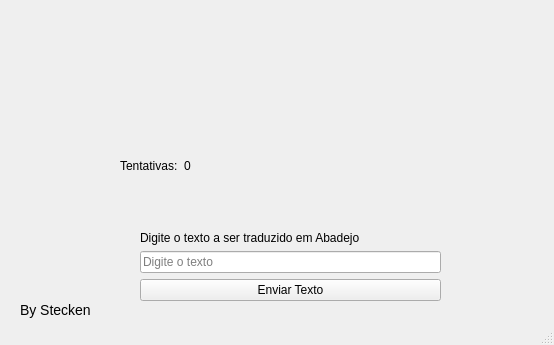
<?xml version="1.0" encoding="UTF-8"?>
<ui version="4.0">
 <class>MainWindow</class>
 <widget class="QMainWindow" name="MainWindow">
  <property name="windowModality">
   <enum>Qt::NonModal</enum>
  </property>
  <property name="geometry">
   <rect>
    <x>0</x>
    <y>0</y>
    <width>554</width>
    <height>345</height>
   </rect>
  </property>
  <property name="minimumSize">
   <size>
    <width>554</width>
    <height>345</height>
   </size>
  </property>
  <property name="maximumSize">
   <size>
    <width>554</width>
    <height>345</height>
   </size>
  </property>
  <property name="windowTitle">
   <string>Conversor Abadejo Alpha</string>
  </property>
  <property name="windowIcon">
   <iconset resource="res.qrc">
    <normaloff>:/images/gui.png</normaloff>:/images/gui.png</iconset>
  </property>
  <property name="toolTip">
   <string/>
  </property>
  <property name="layoutDirection">
   <enum>Qt::LeftToRight</enum>
  </property>
  <widget class="QWidget" name="centralwidget">
   <widget class="QLabel" name="label">
    <property name="geometry">
     <rect>
      <x>120</x>
      <y>0</y>
      <width>331</width>
      <height>151</height>
     </rect>
    </property>
    <property name="text">
     <string/>
    </property>
    <property name="pixmap">
     <pixmap resource="res.qrc">:/images/guij.jpg</pixmap>
    </property>
   </widget>
   <widget class="QWidget" name="verticalLayoutWidget">
    <property name="geometry">
     <rect>
      <x>140</x>
      <y>230</y>
      <width>301</width>
      <height>71</height>
     </rect>
    </property>
    <layout class="QVBoxLayout" name="verticalLayout">
     <item>
      <widget class="QLabel" name="label_2">
       <property name="text">
        <string>Digite o texto a ser traduzido em Abadejo</string>
       </property>
      </widget>
     </item>
     <item>
      <widget class="QLineEdit" name="lineEdit">
       <property name="placeholderText">
        <string>Digite o texto</string>
       </property>
      </widget>
     </item>
     <item>
      <widget class="QPushButton" name="pushButton">
       <property name="text">
        <string>Enviar Texto</string>
       </property>
      </widget>
     </item>
    </layout>
   </widget>
   <widget class="QWidget" name="horizontalLayoutWidget">
    <property name="geometry">
     <rect>
      <x>120</x>
      <y>150</y>
      <width>91</width>
      <height>31</height>
     </rect>
    </property>
    <layout class="QHBoxLayout" name="horizontalLayout">
     <item>
      <widget class="QLabel" name="label_3">
       <property name="text">
        <string>Tentativas:</string>
       </property>
      </widget>
     </item>
     <item>
      <widget class="QLabel" name="TentativasNumber">
       <property name="text">
        <string>0</string>
       </property>
      </widget>
     </item>
    </layout>
   </widget>
   <widget class="QLabel" name="label_4">
    <property name="geometry">
     <rect>
      <x>20</x>
      <y>300</y>
      <width>71</width>
      <height>21</height>
     </rect>
    </property>
    <property name="focusPolicy">
     <enum>Qt::StrongFocus</enum>
    </property>
    <property name="styleSheet">
     <string notr="true">font-size: 14px;</string>
    </property>
    <property name="frameShape">
     <enum>QFrame::NoFrame</enum>
    </property>
    <property name="frameShadow">
     <enum>QFrame::Sunken</enum>
    </property>
    <property name="text">
     <string>By Stecken</string>
    </property>
   </widget>
  </widget>
  <widget class="QStatusBar" name="statusbar"/>
 </widget>
 <resources>
  <include location="res.qrc"/>
 </resources>
 <connections/>
</ui>
